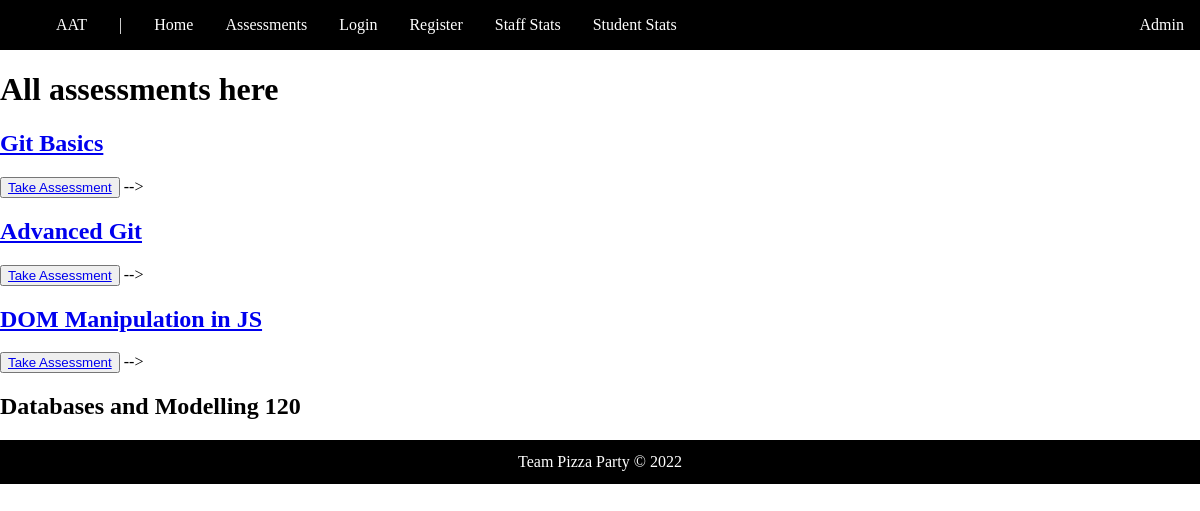
Before: /assessments/ with the older database file.
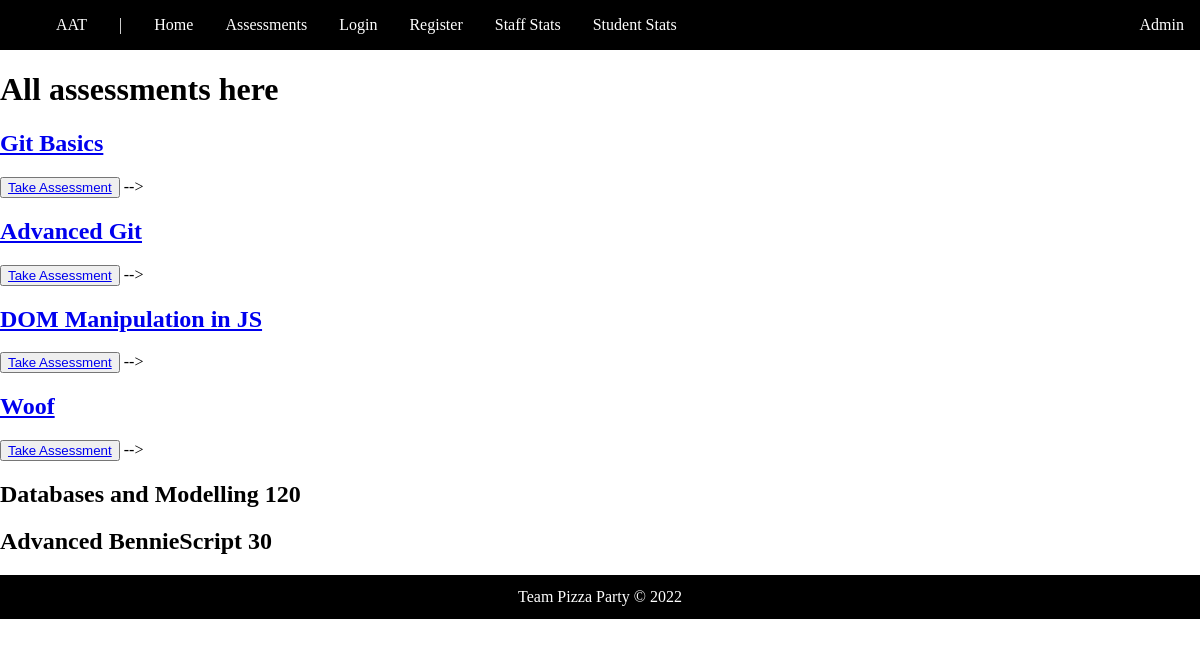
After: the same page with the newer database file.
### aat/models.py (models this page shows)
class Assessment(db.Model):
    __tablename__ = "Assessment"
    assessment_id = db.Column(db.Integer, primary_key=True)
    module_id = db.Column(db.Integer, db.ForeignKey("Module.module_id"), nullable=False)
    lecturer_id = db.Column(db.Integer, db.ForeignKey("users.id"), nullable=False)
    title = db.Column(db.String(120), nullable=False)
    due_date = db.Column(db.DateTime)
    time_limit = db.Column(db.Integer)  # Time limit in seconds
    num_of_credits = db.Column(db.Integer, nullable=False, default=0)
    is_summative = db.Column(db.Boolean, nullable=False, default=False)
    question_t1 = db.relationship("QuestionT1", backref="assessment", lazy=True)
    question_t2 = db.relationship("QuestionT2", backref="assessment", lazy=True)
    responses_t2 = db.relationship(
        "ResponseT2",
        foreign_keys=[ResponseT2.assessment_id],
        backref=db.backref("assessment", lazy="joined"),
        lazy="dynamic",
        cascade="all, delete-orphan",
    )

class Module(db.Model):
    __tablename__ = "Module"
    module_id = db.Column(db.Integer, primary_key=True)
    title = db.Column(db.String(120), unique=True, nullable=False)
    total_credits = db.Column(db.Integer, nullable=False)
    assessment = db.relationship("Assessment", backref="module", lazy=True)

### aat/assessments/routes.py (the view)
@assessments.route("/")
def index():
    assessments = Assessment.query.all()
    modules = Module.query.all()
    return render_template("index.html", assessments=assessments, modules=modules)

### aat/__init__.py (called while the page is built)
@app.context_processor
def inject_permissions():
    return dict(Permission=Permission)

### aat/assessments/templates/index.html
{% extends("layout.html") %}
{% block content %}
<h1>All assessments here</h1>
{% for assessment in assessments %}
<a href="{{ url_for('assessments.show_assessment', id=assessment.assessment_id) }}">
    <h2>{{ assessment.title }}</h2>
</a>
<button type="button"><a href="{{ url_for('assessments.assessment_summary', assessment_id=assessment.assessment_id) }}">Take Assessment</a></button> -->
{% endfor %}
{% for module in modules %}
<h2> {{ module.title }} {{module.total_credits}} </h2>
{% endfor %}
{% endblock %}

### aat/templates/layout.html (shortened to what this page needs)
<!DOCTYPE html>
<html lang="en">
	<head>
		{% block styles %}
			<link rel="stylesheet" href="{{url_for('static',filename='style.css')}}" />
		{% endblock styles %}
	</head>
	<body>
		{% include 'navbar.html' %}
		{% block content %} {% endblock %}
		{% include 'footer.html' %}
	</body>
</html>

### aat/templates/navbar.html (shortened to what this page needs)
<nav>
	<ul>
		<li><a href="{{ url_for('index') }}">AAT</a></li>
		<li>|</li>
		<li>
			<a href="{{ url_for('index') }}">Home</a>
		</li>
		<li>
			<a href="{{ url_for('assessments.index') }}">Assessments</a>
		</li>
		{% if not current_user.is_authenticated %}
		<li>
			<a href="{{ url_for('auth.login') }}">Login</a>
		</li>
		<li>
			<a href="{{ url_for('auth.register') }}">Register</a>
		</li>
		{% endif %}
		<li>
			<a href="{{ url_for('staff_stats.index') }}">Staff Stats</a>
		</li>
		<li>
			<a href="{{ url_for('student_stats.course_view') }}"
				>Student Stats</a
			>
		</li>
		<li class="admin">
			<a href="{{ url_for('admin.index') }}">Admin</a>
		</li>
</ul>
</nav>

### aat/templates/footer.html
<footer>
    Team Pizza Party &copy; 2022
</footer>

### aat/static/style.css (style rules this page uses)
body { margin: 0; margin-bottom: 2rem; }
nav, footer { background: black; color: white; }
nav ul { display: flex; flex-direction: row; margin: 0; }
nav li { list-style: none; margin: 1rem 1rem; }
nav li a, nav li a:visited { color: white; transition: color 0.2s ease-in-out; }
nav li.admin { margin-left: auto; }
nav li a { text-decoration: none; }
footer { padding: 0.8rem 0; text-align: center; width: 100%; }

Changed rows visible on the page:
added Assessment: title "Woof"
added Module: title "Advanced BennieScript", total_credits "30"
